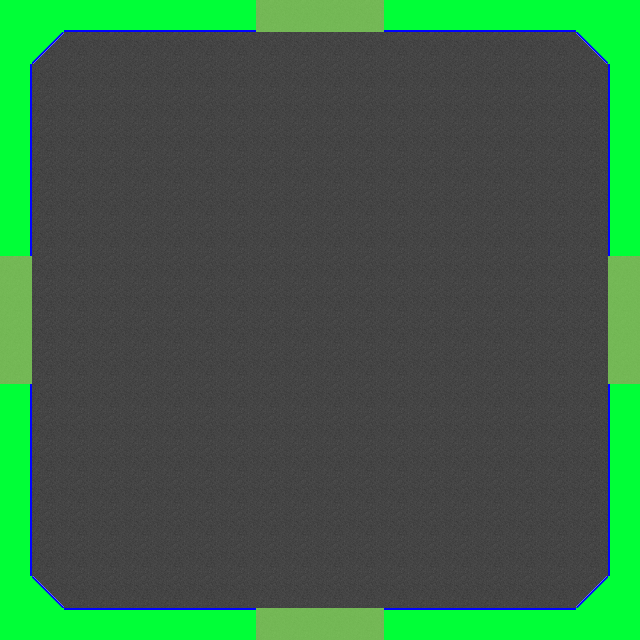

This is a level from a 2D game, rendered from its Tiled map with the project's own tilesets. A one-line summary and the map file follow, with tile-layer data summarised:
An orthogonal 20x20 tile map with 32x32 px tiles, 2 tile layers (floor, walls), 2 tilesets.

<map version="1.0" orientation="orthogonal" renderorder="right-down" width="20" height="20" tilewidth="32" tileheight="32">
 <properties>
  <property name="unity:layer" value="environment" />
  <property name="unity:scale" value="0.01" />
 </properties>
 <tileset firstgid="1" source="walls.tsx" />
 <tileset firstgid="19" source="floor.tsx" />
 <layer name="floor" width="20" height="20">
  <properties>
   <property name="unity:sortingLayerName" value="ground" />
  </properties>
  <data>[400 cells, 400 non-empty, 1 distinct tile ids]</data>
 </layer>
 <layer name="walls" width="20" height="20">
  <properties>
   <property name="unity:layer" value="environment" />
   <property name="unity:sortingLayerName" value="smoke" />
  </properties>
  <data>[400 cells, 80 non-empty, 10 distinct tile ids]</data>
 </layer>
 <objectgroup name="test Object Layer">
  <properties>
   <property name="unity:layer" value="environment" />
  </properties>
 </objectgroup>
</map>
